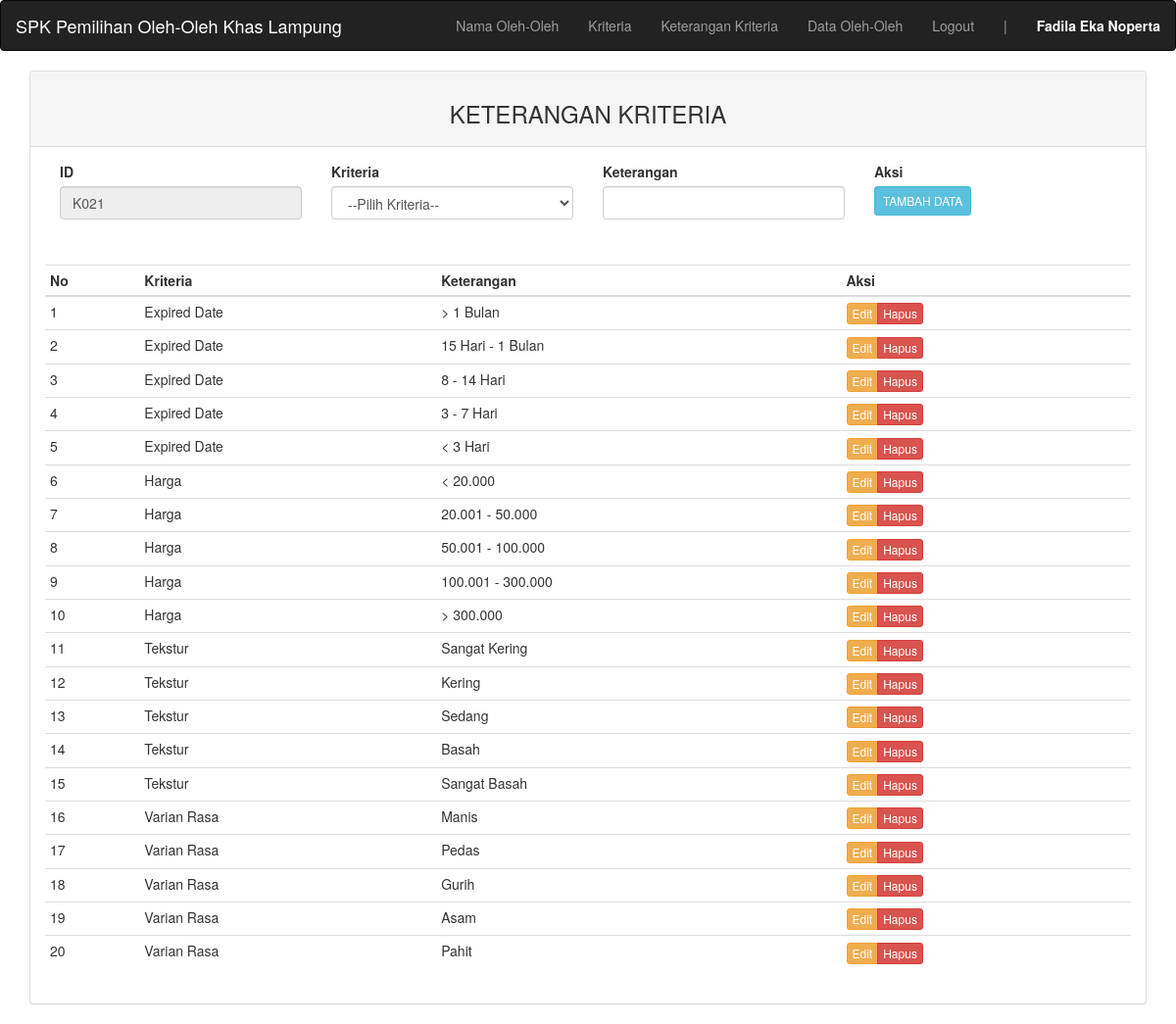
Page /admin.php?admin=ket_kriteria (signed in) on the committed database.
### tables this page shows
CREATE TABLE `ket_kriteria` (
  `id_ket_kriteria` varchar(4) NOT NULL,
  `nama_kriteria` varchar(25) NOT NULL,
  `keterangan` varchar(50) NOT NULL,
  `bobot_pilih` enum('-','5','4','3','2','1') DEFAULT NULL
);

CREATE TABLE `kriteria` (
  `id_kriteria` varchar(4) NOT NULL,
  `nama_kriteria` varchar(25) NOT NULL,
  `tipe_kriteria` enum('Cost','Benefit') NOT NULL,
  `bobot_acuan` float NOT NULL
);

### config.php (called while the page is built, shortened)
<?php
if (!$db = new Mysqli("localhost", "root", "", "spk_pemilihan_oleh_oleh_lampung")) {
  echo "<h3>ERROR: Koneksi database gagal!</h3>";
}
$queryKK = "SELECT max(id_ket_kriteria) as max_id FROM ket_kriteria";
$hasilKK = mysqli_query($db, $queryKK);
$dataKK  = mysqli_fetch_array($hasilKK);
$kodeket__kriteria = $dataKK['max_id'];
$noUrutKK = (int) substr($kodeket__kriteria, 1, 3);
$noUrutKK++;
$char = "K";
$current_idKK = $char . sprintf("%03s", $noUrutKK);

### admin/ket_kriteria.php (the view, shortened to what this page needs)
<?php
$update = (isset($_GET['action']) AND $_GET['action'] == 'update') ? true : false;
?>
<div class="container">
<div class="row">
	<div class="col-md-12">
	    <div class="panel panel-default">
	        <div class="panel-heading"><h3 class="text-center"><?= ($update) ? "EDIT DATA KRITERIA" : "KETERANGAN KRITERIA" ?></h3></div>
	        <div class="panel-body">
	            <table class="table table-condensed">
				<form action="" method="POST">
				<div class="col-md-3">
				<div class="form-group">
	                    <label for="id_ket_kriteria">ID</label>
	                    <input type="text" name="id_ket_kriteria" class="form-control"
                         <?= (!$update) ?: 'value="'.$row["id_ket_kriteria"].'"' ?>
                         value="<?= $current_idKK?>" readonly>
	                </div>
					</div>
					<div class="col-md-3">
	                <div class="form-group">
	                    <label for="nama_kriteria">Kriteria</label>
                        <select class="form-control" name="nama_kriteria" required>
					  	<option>--Pilih Kriteria--</option>
					</select>
	                </div>
					</div>
					<div class="col-md-3">
					<div class="form-group">
						<label for="keterangan">Keterangan</label>
	                    <input type="text" name="keterangan" class="form-control" <?= (!$update) ?:
                        'value="'.$row["keterangan"].'"' ?> required>
					</div>
					</div>
					<div class="col-md-3">
					<label>Aksi</label><br>
					<button type="submit" name="tambah" class="btn btn-<?= ($update) ? "warning" : "info" ?> btn-xs btn-custom">
                    <?= ($update) ? "UPDATE DATA" : "TAMBAH DATA" ?></button>
					</div>
					<div class="space"><h1>Space</h1></div>
	            </form>
	                <thead>
	                    <tr>
	                        <th>No</th>
	                        <th>Kriteria</th>
	                        <th>Keterangan</th>
	                        <th>Aksi</th>
	                    </tr>
	                </thead>
	                <tbody>
	                    <?php $no = 1; ?>
	                    <?php if ($query = $db->query(
                            "SELECT id_ket_kriteria, ket_kriteria.nama_kriteria
                            AS nama_kriteria, kriteria.nama_kriteria AS nama_kriteria, keterangan
                            FROM ket_kriteria
                            JOIN kriteria
                            WHERE ket_kriteria.nama_kriteria=kriteria.nama_kriteria")): ?>
	                        <?php while($row = $query->fetch_assoc()): ?>
	                        <tr>
	                            <td><?=$no++?></td>
	                            <td><?=$row['nama_kriteria']?></td>
	                            <td><?=$row['keterangan']?></td>
	                            <td>
	                                <div class="btn-group">
	                                    <a href=
                                        "?admin=ket_kriteria&action=update&key=<?=$row['id_ket_kriteria']?>"
                                        class="btn btn-warning btn-xs">Edit</a>
	                                    <a href=
                                        "?admin=ket_kriteria&action=delete&key=<?=$row['id_ket_kriteria']?>"
                                        class="btn btn-danger btn-xs">Hapus</a>
	                                </div>
	                            </td>
	                        </tr>
	                        <?php endwhile ?>
	                    <?php endif ?>
	                </tbody>
	            </table>
	        </div>
	    </div>
	</div>
</div>

### admin.php (shortened to what this page needs)
<?php
include "config.php";
?>
<!DOCTYPE html>
<html lang="en">
<head>
    <link rel="stylesheet" href="assets/css/bootstrap.min.css">
</head>
<body>
  <nav class="navbar navbar-inverse">
    <div class="navbar-header">
      <a class="navbar-brand" href="?admin=data_oleh" style="color: white;">SPK Pemilihan Oleh-Oleh Khas Lampung</a>
    </div>
    <div class="collapse navbar-collapse" id="bs-example-navbar-collapse-1">
      <ul class="nav navbar-nav navbar-right">
        <li><a href="?admin=data_oleh">Nama Oleh-Oleh</a></li>
        <li><a href="?admin=kriteria">Kriteria</a></li>
        <li><a href="?admin=ket_kriteria">Keterangan Kriteria</a></li>
        <li><a href="?admin=alternatif">Data Oleh-Oleh</a></li>
        <li><a href="logout.php">Logout</a></li>
        <li><a href="#">|</a></li>
        <li><a href="#" style="font-weight: bold; color: white;"><?= ucfirst($_SESSION["us"]) ?></a></li>
      </ul>
    </div>
  </nav>
  <div class="row">
    <div><?php include admin($_ADMIN); ?></div>
  </div>
  </div>
</body>
</html>

### admin.php (style rules this page uses)
body { overflow-x: hidden; }

### admin/ket_kriteria.php (style rules this page uses)
.space { color: white; padding-top: 30px; }
.btn-custom { padding: 5px 8px 5px 8px; }

### rows in the picture
ket_kriteria: nama_kriteria.nama_kriteria "Expired Date", keterangan "> 1 Bulan"
ket_kriteria: nama_kriteria.nama_kriteria "Expired Date", keterangan "15 Hari - 1 Bulan"
ket_kriteria: nama_kriteria.nama_kriteria "Expired Date", keterangan "8 - 14 Hari"
ket_kriteria: nama_kriteria.nama_kriteria "Expired Date", keterangan "3 - 7 Hari"
ket_kriteria: nama_kriteria.nama_kriteria "Expired Date", keterangan "< 3 Hari"
ket_kriteria: nama_kriteria.nama_kriteria "Harga", keterangan "< 20.000"
ket_kriteria: nama_kriteria.nama_kriteria "Harga", keterangan "20.001 - 50.000"
ket_kriteria: nama_kriteria.nama_kriteria "Harga", keterangan "50.001 - 100.000"
ket_kriteria: nama_kriteria.nama_kriteria "Harga", keterangan "100.001 - 300.000"
ket_kriteria: nama_kriteria.nama_kriteria "Harga", keterangan "> 300.000"
ket_kriteria: nama_kriteria.nama_kriteria "Tekstur", keterangan "Sangat Kering"
ket_kriteria: nama_kriteria.nama_kriteria "Tekstur", keterangan "Kering"
ket_kriteria: nama_kriteria.nama_kriteria "Tekstur", keterangan "Sedang"
ket_kriteria: nama_kriteria.nama_kriteria "Tekstur", keterangan "Basah"
ket_kriteria: nama_kriteria.nama_kriteria "Tekstur", keterangan "Sangat Basah"
ket_kriteria: nama_kriteria.nama_kriteria "Varian Rasa", keterangan "Manis"
ket_kriteria: nama_kriteria.nama_kriteria "Varian Rasa", keterangan "Pedas"
ket_kriteria: nama_kriteria.nama_kriteria "Varian Rasa", keterangan "Gurih"
ket_kriteria: nama_kriteria.nama_kriteria "Varian Rasa", keterangan "Asam"
ket_kriteria: nama_kriteria.nama_kriteria "Varian Rasa", keterangan "Pahit"

### other values in the picture
$_SESSION["us"] "Fadila Eka Noperta"
